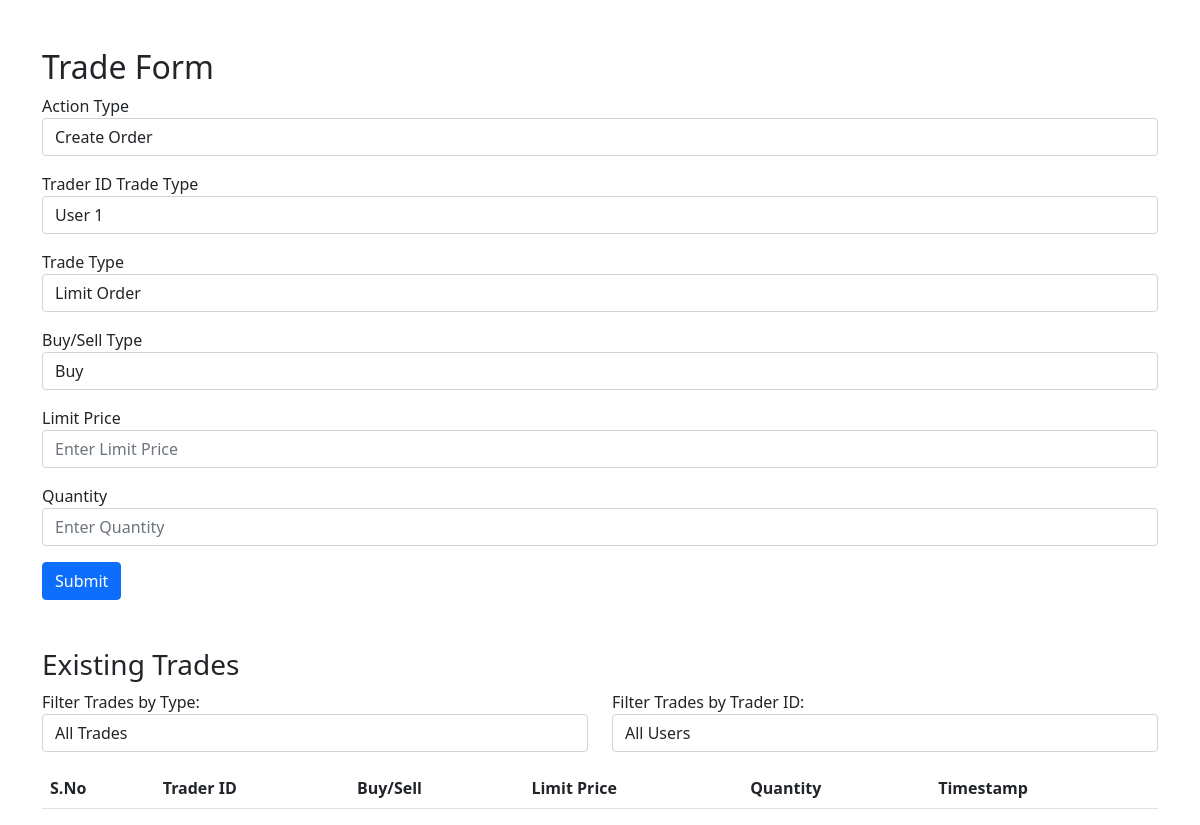
Before: /generate_order/ with the older database file.
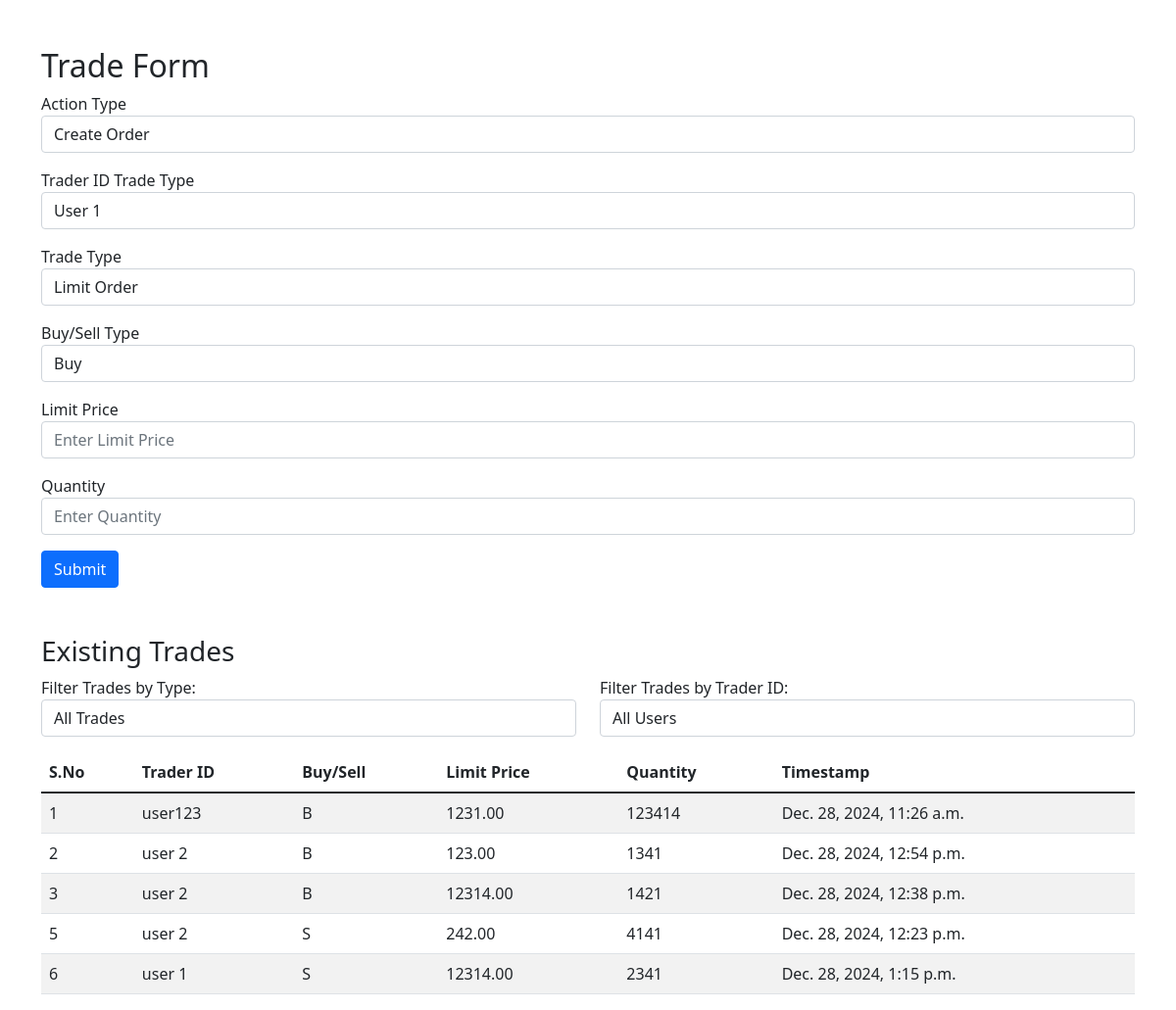
After: the same page with the newer database file.
### generate_order/models.py (models this page shows, shortened)
class Trade(models.Model):
    sno = models.AutoField(primary_key=True)
    time = models.DateTimeField(auto_now_add=True)  # Automatically set to current time
    trader_id = models.CharField(max_length=50)
    trade_type = models.CharField(
        max_length=2,
        choices=[("Lo", "Limit Order"), ("Mo", "Market Order")]
    )
    action_type = models.CharField(
        max_length=3,
        choices=[("New", "New"), ("Mod", "Modify"), ("Can", "Cancel")]
    )
    bs_type = models.CharField(
        max_length=1,
        choices=[("B", "Buy"), ("S", "Sell")]
    )
    limit_price = models.DecimalField(max_digits=10, decimal_places=2, null=True, blank=True)
    quantity = models.PositiveIntegerField()

### generate_order/views.py (the view)
# urls.py: path('generate_order/', views.trade_form, name='trade_form'),
def trade_form(request):
    if request.method == 'POST':
        action_type = request.POST.get('action_type')
        sno = request.POST.get('sno', None)  # Get sno if provided
        if action_type == 'Cancel' and sno:
            try:
                trade = Trade.objects.get(sno=sno)  # Get the trade by sno
                trade.delete()  # Delete the trade
                return redirect('/generate_trade/')  # Redirect after deletion
            except Trade.DoesNotExist:
                return HttpResponse("Trade with given sno not found.", status=404)
        elif action_type == 'Mod' and sno:
            try:
                trade = Trade.objects.get(sno=sno)  # Get the trade by sno
                trade.trader_id = request.POST.get('trader_id')
                trade.trade_type = request.POST.get('trade_type')
                trade_type=request.POST.get('trade_type')
                bs_type=request.POST.get('bs_type')
                trade.bs_type = request.POST.get('bs_type')
                trade.limit_price = request.POST.get('limit_price')
                trade.quantity = request.POST.get('quantity')
                trade.time = datetime.now()  # Update timestamp
                if trade_type == 'Mo':  # Market Order
                    if bs_type == 'B':  # Buy order
                        lowest_sell_price = Trade.objects.filter(bs_type='S').order_by('limit_price').first()
                        trade.limit_price = lowest_sell_price.limit_price if lowest_sell_price else 100
                    elif bs_type == 'S':  # Sell order
                        highest_buy_price = Trade.objects.filter(bs_type='B').order_by('-limit_price').first()
                        trade.limit_price = highest_buy_price.limit_price if highest_buy_price else 100
                trade.save()  # Save changes
            except Trade.DoesNotExist:
                return HttpResponse("Trade with given sno not found.", status=404)
        else:
            trader = request.POST.get('trader_id')
            trade_type = request.POST.get('trade_type')
            bs_type = request.POST.get('bs_type')
            limit_price = request.POST.get('limit_price')
            quantity = request.POST.get('quantity')
            if trade_type == 'Mo':  # Market Order
                if bs_type == 'B':  # Buy order
                    lowest_sell_price = Trade.objects.filter(bs_type='S').order_by('limit_price').first()
                    limit_price = lowest_sell_price.limit_price if lowest_sell_price else 100
                elif bs_type == 'S':  # Sell order
                    highest_buy_price = Trade.objects.filter(bs_type='B').order_by('-limit_price').first()
                    limit_price = highest_buy_price.limit_price if highest_buy_price else 100
            if bs_type == 'B':
                lowest_sell_price = Trade.objects.filter(bs_type='S').order_by('limit_price').first()
                if lowest_sell_price and (int(lowest_sell_price.limit_price)<int(limit_price)):
                    buyer_id=trader
                    seller_id=lowest_sell_price.trader_id
                    price=lowest_sell_price.limit_price
                    quantity_executed=min(int(lowest_sell_price.quantity),int(quantity))
                    q=int(lowest_sell_price.quantity-quantity_executed)
                    lowest_sell_price.quantity = str(q)
                    q=int(quantity)-quantity_executed
                    quantity=str(q)
                    lowest_sell_price.save()
                    if(int(lowest_sell_price.quantity)==0):
                        lowest_sell_price.delete()
                    executed_trade=TradeSummary(
                        buy_id=buyer_id,
                        sell_id=seller_id,
                        price=price,
                        quantity=quantity_executed,
                        time=datetime.now(),
                    )
                    if buyer_id != seller_id:
                        executed_trade.save()
            if bs_type == 'S':
                lowest_sell_price = Trade.objects.filter(bs_type='B').order_by('-limit_price').first()
                if lowest_sell_price and  (int(lowest_sell_price.limit_price)>int(limit_price)):
                    seller_id=trader
                    buyer_id=lowest_sell_price.trader_id
                    price=lowest_sell_price.limit_price
                    quantity_executed=min(int(lowest_sell_price.quantity),int(quantity))
                    q=int(lowest_sell_price.quantity-quantity_executed)
                    lowest_sell_price.quantity = str(q)
                    q=int(quantity)-quantity_executed
                    quantity=str(q)
                    lowest_sell_price.save()
                    if(int(lowest_sell_price.quantity)==0):
                        lowest_sell_price.delete()
                    executed_trade=TradeSummary(
                        buy_id=buyer_id,
                        sell_id=seller_id,
                        price=price,
                        quantity=quantity_executed,
                        time=datetime.now(),
                    )
                    if(buyer_id != seller_id):
                        executed_trade.save()
            trade = Trade(
                trader_id=trader,
                trade_type=trade_type,
                action_type=action_type,
                bs_type=bs_type,
                limit_price=limit_price,
                quantity=quantity,
                time=datetime.now(),  # Automatically set current time
            )
            if(int(quantity) != 0):
                trade.save()  # Save to the database
        return redirect('/generate_order/')  # Redirect to the home page or another page after form submission
    else:
        trades = Trade.objects.all()
        trade_summaries = TradeSummary.objects.all()
        return render(request, 'trade_form.html', {
            'trades': trades,
            'trade_summaries': trade_summaries,
        })

### generate_order/templates/trade_form.html (shortened to what this page needs)
<!DOCTYPE html>
<html lang="en">
<head>
    <link rel="stylesheet" href="https://cdnjs.cloudflare.com/ajax/libs/bootstrap/5.1.3/css/bootstrap.min.css">
</head>
<body>
    <div class="container mt-5">
        <h2>Trade Form</h2>
        <form method="POST" action="">
            <div class="form-group mb-3">
                <label for="action_type">Action Type</label>
                <select class="form-control" name="action_type" id="action_type" required>
                    <option value="Create">Create Order</option>
                </select>
            </div>
            <div class="form-group mb-3" id="trader-group">
                <label for="trader_id">Trader ID</label>
                <label for="trader_id">Trade Type</label>
                <select name="trader_id" id="trader_id" class="form-control" required>
                    <option value="user 1">User 1</option>
                </select>
            </div>
            <div class="form-group mb-3" id="trade-type-group">
                <label for="trade_type">Trade Type</label>
                <select class="form-control" name="trade_type" id="trade_type">
                    <option value="Lo">Limit Order</option>
                </select>
            </div>
            <div class="form-group mb-3" id="bs-type-group">
                <label for="bs_type">Buy/Sell Type</label>
                <select class="form-control" name="bs_type" id="bs_type">
                    <option value="B">Buy</option>
                </select>
            </div>
            <div class="form-group mb-3" id="limit-price-group">
                <label for="limit_price">Limit Price</label>
                <input type="number" step="0.01" class="form-control" name="limit_price" id="limit_price" placeholder="Enter Limit Price">
            </div>
            <div class="form-group mb-3" id="quantity-group">
                <label for="quantity">Quantity</label>
                <input type="number" class="form-control" name="quantity" id="quantity" placeholder="Enter Quantity">
            </div>
            <button type="submit" class="btn btn-primary">Submit</button>
        </form>
        <h3 class="mt-5">Existing Trades</h3>
        <div class="mb-3 row">
            <div class="col-md-6">
                <label for="filter-trades">Filter Trades by Type:</label>
                <select class="form-control" id="filter-trades">
                    <option value="All">All Trades</option>
                </select>
            </div>
            <div class="col-md-6">
                <label for="filter-user">Filter Trades by Trader ID:</label>
                <select class="form-control" id="filter-user">
                    <option value="All">All Users</option>
                </select>
            </div>
        </div>
        <table class="table table-striped" id="trades-table">
            <thead>
                <tr>
                    <th>S.No</th>
                    <th>Trader ID</th>
                    <th>Buy/Sell</th>
                    <th>Limit Price</th>
                    <th>Quantity</th>
                    <th>Timestamp</th>
                </tr>
            </thead>
            <tbody>
                {% for trade in trades %}
                <tr class="trade-row"
                    data-trade-type="{{ trade.trade_type }}"
                    data-bs-type="{{ trade.bs_type }}"
                    data-trader-id="{{ trade.trader_id }}">
                    <td>{{ trade.sno }}</td>
                    <td>{{ trade.trader_id }}</td>
                    <td>{{ trade.bs_type }}</td>
                    <td>{{ trade.limit_price }}</td>
                    <td>{{ trade.quantity }}</td>
                    <td>{{ trade.time }}</td>
                </tr>
                {% endfor %}
            </tbody>
        </table>
    </div>
</body>
</html>

Changed rows visible on the page:
added Trade: sno "1", trader_id "user123", bs_type "B", limit_price "1231.00", quantity "123414", time "Dec. 28, 2024, 11:26 a.m."
added Trade: sno "2", trader_id "user 2", bs_type "B", limit_price "123.00", quantity "1341", time "Dec. 28, 2024, 12:54 p.m."
added Trade: sno "3", trader_id "user 2", bs_type "B", limit_price "12314.00", quantity "1421", time "Dec. 28, 2024, 12:38 p.m."
added Trade: sno "5", trader_id "user 2", bs_type "S", limit_price "242.00", quantity "4141", time "Dec. 28, 2024, 12:23 p.m."
added Trade: sno "6", trader_id "user 1", bs_type "S", limit_price "12314.00", quantity "2341", time "Dec. 28, 2024, 1:15 p.m."
